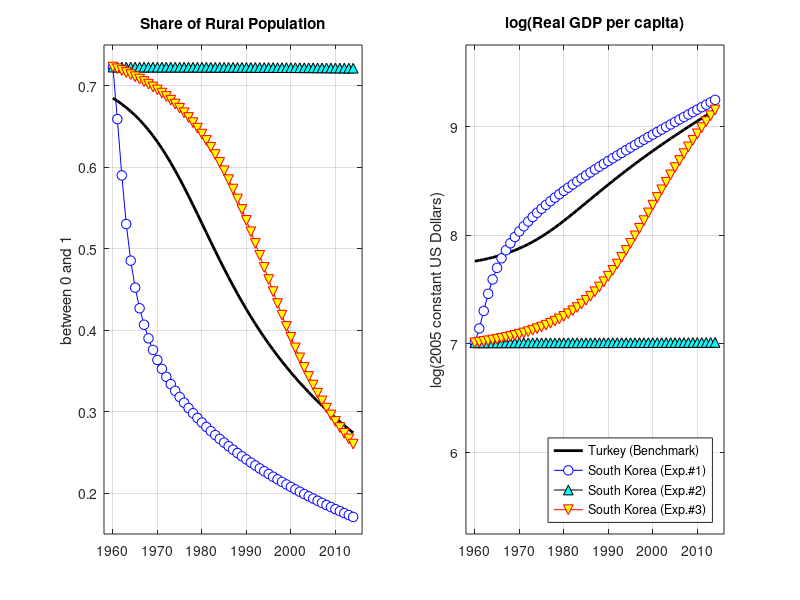

Write MATLAB code to recreate this figure.
% This program implements the counterfactual experiments at once and
% generates Figure 7.

%% Clean
clc; clear all; close all;

%% Load the benchmark resuls
load('Turkey_bm.mat')
load('Korea_bm.mat')

alfa = 0.6;

%% Design the experiments
numEx = 3;                                              % # of Experiments

phi = NaN(4,1,numEx);                                   % Empty

phi(:,:,1) = Turkey_bm_paramval';                       % Experiment 1

phi(:,:,2) = Korea_bm_paramval';                        % Experiment 2
phi(4,1,2) = Turkey_bm_paramval(1,4);

phi(:,:,3) = Korea_bm_paramval';                        % Experiment 3
phi(4,1,3) = 0.3316*Korea_bm_paramval(1,4);

%% Compute with experimented values

D = csvread('data_korusa.csv');
year = D(:,1);
xd   = 1-(D(:,2)/100);
yd   = D(:,3);

T = size(D,1);
t = 1:1:T;
t = t';

ones = zeros(T,1) + 1;
X = [ones t];
B = regress(log(D(:,4)),X);
mmuu = exp(B(2,1))-1;
H0   = exp(B(1,1));

H = zeros(T+1,1,numEx);
h = H;

x   = zeros(T,1,numEx);
y   = x;

for n = 1:numEx;
    
    phi_n = phi(:,:,n);
    
    xxii = phi_n(1,1);
    zett = phi_n(2,1);
    teta = phi_n(3,1);
    etta = phi_n(4,1);
    
    A  = (yd(1,1)*((((alfa/(xd(1,1)^(1-alfa)))^(xxii/(1-xxii)))*(xd(1,1)^(alfa)) + ((alfa/(xd(1,1)^(1-alfa)))^(1/(1-xxii)))*(1-xd(1,1)))^(-1)))^(1-xxii);
    h0 = ((alfa*A)/(xd(1,1)^(1-alfa)))^(1/(1-xxii));
    
    h(1,1,n) = h0;
    H(1,1,n) = H0;

    for t=1:T;
        x(t,1,n)   = ((alfa*A)/(h(t,1,n)^(1-xxii)))^(1/(1-alfa));
        H(t+1,1,n) = (1+mmuu)*H(t,1,n);
        h(t+1,1,n) = h(t,1,n) + etta*mmuu*((1-x(t,1,n))^(zett))*((H(t,1,n)/h(t,1,n))^(teta))*h(t,1,n);
        y(t,1,n)   = A*(h(t,1,n)^xxii)*(x(t,1,n)^alfa) + h(t,1,n)*(1-x(t,1,n));
    end

    H = H(1:T,1,n); %#ok<*NASGU>
    h = h(1:T,1,n);

end

%% Collect the results
year     = Turkey_bm_simulation(:,1);

x_TUR_bm = Turkey_bm_simulation(:,2);

y_TUR_bm = Turkey_bm_simulation(:,4);

x_KOR_cf1 = x(:,:,1);

y_KOR_cf1 = y(:,:,1);

x_KOR_cf2 = x(:,:,2);

y_KOR_cf2 = y(:,:,2);

x_KOR_cf3 = x(:,:,3);

y_KOR_cf3 = y(:,:,3);


%% Figure 7
figure(7)
subplot(1,2,1)
plot(year,x_TUR_bm,'LineWidth',2,'Color','black')
hold on
plot(year,x_KOR_cf1,'ob-','MarkerEdgeColor','blue','MarkerFaceColor','white','MarkerSize',7)
plot(year,x_KOR_cf2,'^k-','MarkerEdgeColor','black','MarkerFaceColor','cyan','MarkerSize',7)
plot(year,x_KOR_cf3,'vr-','MarkerEdgeColor','red','MarkerFaceColor','yellow','MarkerSize',7)
hold off
title('Share of Rural Population')
ylabel('between 0 and 1')
xlim([1958 2016])
ylim([0.15 0.75])
grid on
subplot(1,2,2)
plot(year,log(y_TUR_bm),'LineWidth',2,'Color','black')
hold on
plot(year,log(y_KOR_cf1),'ob-','MarkerEdgeColor','blue','MarkerFaceColor','white','MarkerSize',7)
plot(year,log(y_KOR_cf2),'^k-','MarkerEdgeColor','black','MarkerFaceColor','cyan','MarkerSize',7)
plot(year,log(y_KOR_cf3),'vr-','MarkerEdgeColor','red','MarkerFaceColor','yellow','MarkerSize',7)
hold off
title('log(Real GDP per capita)')
ylabel('log(2005 constant US Dollars)')
xlim([1958 2016])
ylim([5.25 9.75])
grid on
legend('Turkey (Benchmark)','South Korea (Exp.#1)','South Korea (Exp.#2)','South Korea (Exp.#3)','Location','SouthEast','Orientation','vertical')

%%%%%%%%%%%%%%%%%%%%%%%%%%%%%%%%%%%%%%%%%%%%%%%%%%%%%%%%%%%%%%%%%%%%%%%%%%